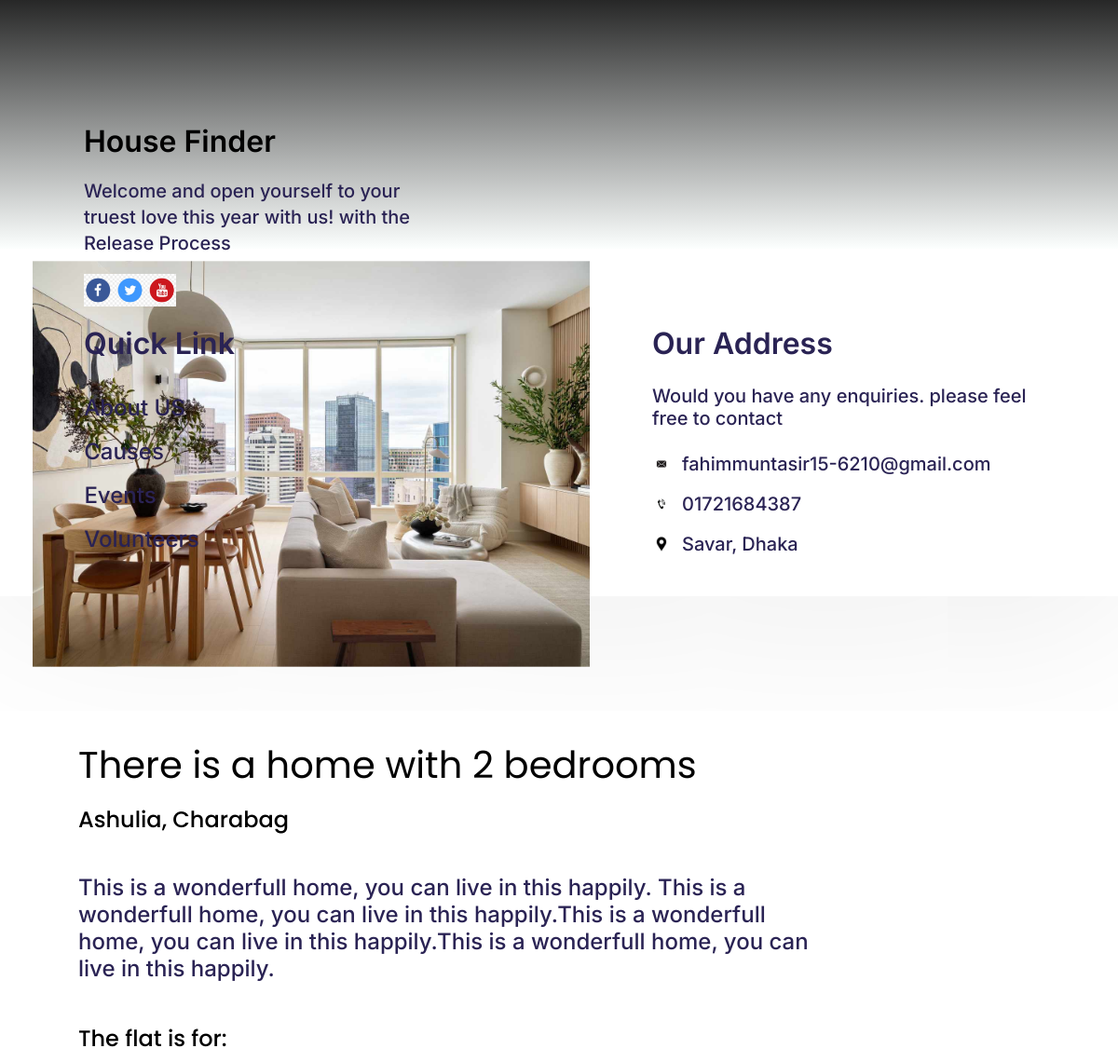
The app's page /product_page/2/ with its own data.
### houseFinderApp/models.py (models this page shows, shortened)
class user_details(models.Model):
    user = models.OneToOneField(User, on_delete=models.CASCADE)
    product_pic = models.ImageField(upload_to="product_image", null=True, blank=True )
    product_contact = models.IntegerField(null=True, blank=True)
    product_address = models.CharField(max_length=100,null=True, blank=True)
    product_description = models.CharField(max_length=500, null=True, blank=True)
    product_price = models.IntegerField(null=True, blank=True)
    product_title = models.CharField(max_length=500, null=True, blank=True)
    require = models.CharField(max_length=100,null=True, blank=True)
    if_posted = models.IntegerField(null=True, blank=True)
    date = models.DateField(null=True, blank=True)
    address = models.CharField(max_length=200, null=True, blank=True)
    gender = models.CharField(max_length=100,null=True, blank=True)
    description = models.CharField(max_length=500, null=True, blank=True)
    dp = models.ImageField(upload_to="dp_image", null=True, blank=True )

### houseFinderApp/views.py (the view)
# urls.py: path('product_page/<id>/',product_page,name='product_page'),
def product_page(request,id):
    product = user_details.objects.get(id=id)
    context = {'product' : product}
    return render(request, 'product-page.html', context)

### houseFinderApp/templates/product-page.html (shortened to what this page needs)
<!DOCTYPE html>
<html>
  <head>
    {%load static%}
    <link rel="stylesheet" href="{% static 'global.css'%}" />
    <link rel="stylesheet" href="{% static 'product-page.css'%}" />
  </head>
  <body>
    <div class="product-page">
      <section class="header">
        <div class="rectangle-parent34">
          <div class="frame-child88"></div>
        </div>
        <div class="wrapper-rectangle-6-parent">
          <div class="wrapper-rectangle-6">
            <img
              class="wrapper-rectangle-6-child"
              loading="lazy"
              alt=""
              src="/media/{{product.product_pic}}"
              style="width: 500px;"
            />
          </div>
          <div class="contact-info">
            <div class="wonderful-flat-for-2-person-parent">
              <h2 class="wonderful-flat-for">{{product.product_title}}</h2>
              <div class="charabag-ashulia-dhaka">{{product.product_address}}</div>
            </div>
            <div class="it-is-long-established-fact-th-wrapper" style="width: 800px;">
              <div class="it-is-long-container1">
                <p class="it-is-long1">
                  {{product.product_description}}
                </p>
              </div>
            </div>
            <div class="the-flat-is-for-parent">
              <div class="the-flat-is">The flat is for:</div>
            </div>
          </div>
        </div>
      </section>
      <footer class="footer">
        <div class="footer-content">
          <div class="house-finder-parent">
            <div class="house-finder"><a href="/" style="text-decoration: none; color: black;">House Finder</a></div>
            <div class="welcome-and-open-container1">
              <p class="welcome-and-open1">Welcome and open yourself to your</p>
              <p class="truest-love-this1">
                truest love this year with us! with the
              </p>
              <p class="release-process1">Release Process</p>
            </div>
            <img
              class="frame-child89"
              loading="lazy"
              alt=""
              src="public/links.png"
              style="height: auto;"
            />
          </div>
          <div class="frame-parent59">
            <div class="quick-link-group">
              <div class="quick-link1">Quick Link</div>
              <div class="link-list">
                <div class="about-us1">About US</div>
                <div class="causes1">Causes</div>
                <div class="events1">Events</div>
                <div class="volunteers1">Volunteers</div>
              </div>
            </div>
            <div class="our-address-group">
              <div class="our-address1">Our Address</div>
              <div class="would-you-have-container1">
                <p class="would-you-have1">
                  Would you have any enquiries. please feel
                </p>
                <p class="free-to-contact1">free to contact</p>
              </div>
              <div class="contact-details">
                <div class="contact-icons">
                  <img
                    class="icons"
                    loading="lazy"
                    alt=""
                    src="{% static 'public/mail.png'%}"
                    style="height: auto;"
                  />
                  <div class="nomanabdullah688gmailcom1">
                    fahimmuntasir15-6210@gmail.com
                  </div>
                </div>
                <div class="group-parent2">
                  <img
                    class="group-icon4"
                    loading="lazy"
                    alt=""
                    src="{% static 'public/phone.png'%}"
                  />
                  <div class="placeholder">01721684387</div>
                </div>
                <div class="contact-icons1">
                  <img
                    class="zondiconslocation1"
                    loading="lazy"
                    alt=""
                    src="{% static 'public/locat.png'%}"
                  />
                  <div class="savar-dhaka1">Savar, Dhaka</div>
                </div>
              </div>
            </div>
          </div>
        </div>
      </footer>
    </div>
  </body>
</html>

### houseFinderApp/static/global.css (style rules this page uses)
body { margin: 0; line-height: normal; }
:root { --font-inter: Inter; --font-quicksand: Quicksand; --font-hind-siliguri: "Hind Siliguri"; --font-nunito: Nunito; --font-poppins: Poppins; --font-size-13xl: 32px; --font-size-5xl: 24px; --font-size-lgi: 19px; --font-size-lg: 18px; --font-size-29xl: 48px; --font-size-10xl: 29px; --font-size-19xl: 38px; --font-size-7xl: 26px; --font-size-xl: 20px; --font-size-base: 16px; --font-size-17xl: 36px; --font-size-3xl: 22px; --font-size-sm-2: 13.2px; --font-size-21xl: 40px; --color-limegreen: #42b72a; --color-green: #299e12; --color-white: #fff; --color-black: #000; --text: #2a2354; --card-border: rgba(45, 76, 145, 0.12); --color-darkslategray-100: #333; --color-darkslategray: #323232; --color-darkgray: #a9adb5; --color-mediumseagreen: #24bb83; --color-mediumslateblue: #9e62ff; --color-mediumslateblue-100: #515fff; --color-blueviolet: #8547e6; --shortest: #6d6e6e; --text1: #030229; --color-gray-300: rgba(0, 0, 0, 0.7); --color-gray-100: rgba(3, 2, 41, 0.7); --color-gray-200: rgba(255, 255, 255, 0.8); --color-gray: rgba(0, 0, 0, 0.2); --color-plum: #c9a8ff; --color-gainsboro: #e1e1e1; --color-gainsboro-100: rgba(217, 217, 217, 0); --color-lightslategray: #8891a1; --color-royalblue-100: #457df6; --color-royalblue-200: rgba(69, 125, 246, 0.3); --color-lightgray: #cfcfcf; --color-silver-200: #bababa; --color-silver-100: #b5b5b5; --gap-22xl: 41px; --gap-4xs: 9px; --gap-3xl-5: 22.5px; --gap-xl: 20px; --gap-19xl-8: 38.8px; --gap-38xl: 57px; --gap-9xl: 28px; --gap-17xl: 36px; --gap-lg: 18px; --gap-16xl: 35px; --gap-mid: 17px; --gap-56xl: 75px; --gap-18xl: 37px; --gap-lgi: 19px; --gap-181xl: 200px; --gap-81xl: 100px; --gap-31xl: 50px; --gap-6xl: 25px; --gap-xs: 12px; --gap-4xl: 23px; --gap-3xl: 22px; --gap-10xl: 29px; --gap-19xl: 38px; --gap-xs-4: 11.4px; --gap-xs-8: 11.8px; --gap-369xl: 388px; --gap-175xl: 194px; --gap-base: 16px; --gap-65xl-3: 84.3px; --gap-23xl: 42px; --gap-2xl-4: 21.4px; --gap-5xl: 24px; --gap-11xs: 2px; --gap-5xs: 8px; --gap-193xl: 212px; --gap-34xl: 53px; --gap-87xl: 106px; --gap-33xl: 52px; --padding-57xl: 76px; --padding-42xl: 61px; --padding-29xl: 48px; --padding-mid: 17px; --padding-xl: 20px; --padding-10xs: 3px; --padding-lgi: 19px; --padding-xs: 12px; --padding-8xs: 5px; --padding-2xl: 21px; --padding-3xs: 10px; --padding-7xl: 26px; --padding-7xs: 6px; --padding-19xl: 38px; --padding-base: 16px; --padding-5xs: 8px; --padding-51xl: 70px; --padding-6xl: 25px; --padding-14xl: 33px; --padding-27xl: 46px; --padding-15xl: 34px; --padding-121xl: 140px; --padding-45xl: 64px; --padding-16xl: 35px; --padding-41xl: 60px; --padding-20xl: 39px; --padding-59xl: 78px; --padding-30xl: 49px; --padding-12xl: 31px; --padding-11xl: 30px; --padding-13xl: 32px; --padding-17xl: 36px; --padding-mini: 15px; --padding-25xl: 44px; --padding-161xl: 180px; --padding-71xl: 90px; --padding-8xl: 27px; --padding-31xl: 50px; --padding-4xs: 9px; --padding-34xl: 53px; --padding-2xs: 11px; --padding-4xs-5: 8.5px; --padding-lgi-4: 19.4px; --padding-sm: 14px; --padding-22xl: 41px; --padding-3xl-6: 22.6px; --padding-4xl: 23px; --padding-smi-5: 12.5px; --padding-5xl: 24px; --padding-18xl-8: 37.8px; --padding-37xl: 56px; --padding-27xl-5: 46.5px; --padding-47xl: 66px; --padding-3xl: 22px; --padding-11xs: 2px; --padding-23xl: 42px; --padding-246xl: 265px; --padding-26xl: 45px; --padding-28xl: 47px; --padding-65xl: 84px; --padding-12xs: 1px; --padding-49xl: 68px; --padding-3xl-7: 22.7px; --padding-9xs: 4px; --padding-smi: 13px; --padding-lg: 18px; --padding-123xl: 142px; --padding-24xl: 43px; --padding-131xl: 150px; --padding-87xl: 106px; --br-6xs: 7px; --br-lg: 18px; --br-4xs: 9px; --br-23xl: 42px; --br-5xs: 8px; --br-3xs: 10px; --br-4xl: 23px; --br-5xl: 24px; --br-xs: 12px; --br-11xl: 30px; --br-31xl: 50px; }

### records on screen
user_details: product_pic (picture), product_title "There is a home with 2 bedrooms", product_address "Ashulia, Charabag", product_description "This is a wonderfull home, you can live in this happily. This is a wonderfull home, you can live in this happily.This is a wonderfull home, you can live in this happily.This is a wonderfull home, you can live in this happily."
